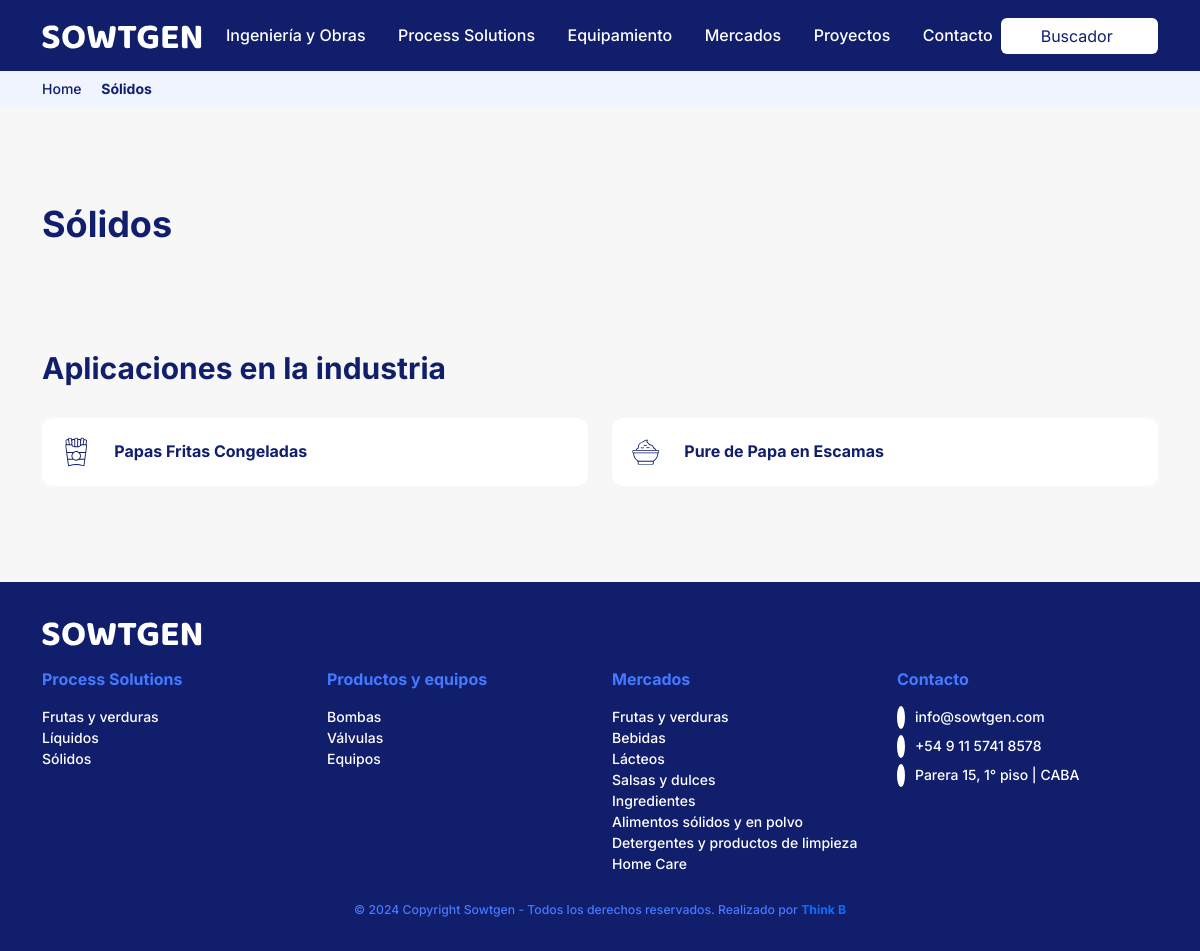
Screenshot of /process-solutions/solidos with the database file from the repository.
### tables this page shows
CREATE TABLE `process_solutions` (
  `id_process_solution` int(11) NOT NULL AUTO_INCREMENT,
  `titulo_process_solution` varchar(250) NOT NULL,
  `slug_process_solution` varchar(250) NOT NULL,
  `descripcion_corta_process_solution` varchar(500) NOT NULL,
  `foto_process_solution` varchar(500) NOT NULL,
  PRIMARY KEY (`id_process_solution`)
);

CREATE TABLE `industrias` (
  `id_industria` int(11) NOT NULL AUTO_INCREMENT,
  `titulo_industria` varchar(250) NOT NULL,
  `slug_industria` varchar(250) NOT NULL,
  `descripcion_corta_industria` varchar(500) NOT NULL,
  `foto_chica_industria` varchar(500) NOT NULL,
  `descripcion_industria` text NOT NULL,
  `foto_grande_industria` varchar(500) NOT NULL,
  `id_mercado` int(11) NOT NULL,
  `id_process_solution` int(11) NOT NULL,
  `icono_industria` varchar(500) NOT NULL,
  PRIMARY KEY (`id_industria`),
  KEY `fk_mercados_idx` (`id_mercado`),
  KEY `fk_process_solutions_idx` (`id_process_solution`),
  CONSTRAINT `fk_mercados` FOREIGN KEY (`id_mercado`) REFERENCES `mercados` (`id_mercado`) ON DELETE NO ACTION ON UPDATE NO ACTION,
  CONSTRAINT `fk_process_solutions` FOREIGN KEY (`id_process_solution`) REFERENCES `process_solutions` (`id_process_solution`) ON DELETE NO ACTION ON UPDATE NO ACTION
);

CREATE TABLE `paginas` (
  `id_pagina` int(11) NOT NULL AUTO_INCREMENT,
  `titulo_pagina` varchar(250) NOT NULL,
  `slug_pagina` varchar(250) NOT NULL,
  `descripcion_pagina` varchar(500) NOT NULL,
  PRIMARY KEY (`id_pagina`)
);

### controlador/controlador-process-solutions.php (called while the page is built, shortened)
<?php
require_once 'persistencia/persistencia_mysql.php';
function cargarProcessSolution($slug)
{
    $campos     = "*";
    $tabla      = "process_solutions";
    $criterio = "WHERE slug_process_solution = '" . $slug . "' LIMIT 1";
    $consulta   = obtenerPedido($campos, $tabla, $criterio);
    $retorno    = !empty($consulta) ? $consulta[0] : array();
    return $retorno;
}
function cargarProcessSolutions()
{
    $campos     = "*";
    $tabla      = "process_solutions";
    $criterio = " ORDER BY id_process_solution ASC";
    $consulta   = obtenerPedido($campos, $tabla, $criterio);
    $retorno    = !empty($consulta) ? $consulta : array();
    return $retorno;
}
?>

### persistencia/mySqlDb.php (called while the page is built, shortened)
<?php
function conectarDB()
{
    $_serverHost = SERVER_HOST_DB;
    $_userName = USER_NAME_DB;
    $_password = PASSWORD_DB;
    $_schema = SCHEMA_DB;
    $_char_set = CHAR_SET;
    $retorno = false;
    $conn = @mysqli_connect($_serverHost, $_userName ,$_password);
    if($conn == false)
    {
        $retorno = false;
    }
    else
    {
        $esquema = mysqli_select_db($conn, $_schema);
        if($esquema == false)
        {
            $retorno = false;
        }
        else
        {
            mysqli_set_charset($conn,$_char_set);
            $retorno = $conn;
        }
    }
    return $retorno;
}
function desconectarDB($conn)
{
    $retorno = false;
    if(mysqli_close($conn) == false)
    {
        $retorno = false;
    }
    else
    {
        $retorno = true;
    }
    return $retorno;
}
function ejecutarConsulta($query)
{
    $retorno = false;
    $conn = conectarDB();
    if($conn != false)
    {
        $resultado  = mysqli_query($conn,$query);
        if($resultado == false)
        {
           $retorno = false;
        }
        else
        {
            $retorno = $resultado;
        }
    }
    else
    {
        $retorno = false;
    }
    return $retorno;
}
function obtenerArray($resultado)
{
    $retorno = false;
    if($resultado != false)
    {
        $temp = mysqli_fetch_array($resultado);
        if($temp != false)
        {
            $filas 	= array();
            $indice	= 0;
            while($temp)
            {
                    $filas[$indice]	= $temp;
                    $temp = mysqli_fetch_array($resultado);
                    $indice++;
            }
            try
            {
                $retorno	= array();
                $indice     = 0;
                foreach($filas as $fila)
                {
					foreach($fila as $key => $val) {
						$retorno[$indice][$key] = $val;
					}
                    $indice++;
                }
            }catch(Exception $e)
            {
            }
        }
        else
        {
            $retorno = false;
        }
    }
    else
    {
        $retorno = false;
    }
    return $retorno;
}
?>

### persistencia/persistencia_mysql.php (called while the page is built, shortened)
<?php
require_once 'mySqlDb.php';
function obtenerPedido($campos, $tabla, $criterio = "", $inicio = -1, $tamanio = 0, $ordenarPor = "")
{
    $retorno = false;
    $query = "SELECT ".$campos." FROM ".$tabla." ".$criterio." ".$ordenarPor;
    $resultado  = ejecutarConsulta($query);
    $aux        = obtenerArray($resultado);
    if($aux != false)
    {
        $retorno = $aux;
    }
    else
    {
        $retorno = false;
    }
    return $retorno;
}
?>

### controlador/controlador-industrias.php (called while the page is built, shortened)
<?php
require_once 'persistencia/persistencia_mysql.php';
function cargarIndustriasProcessSolutions($id_process_solution)
{
    $campos     = "*";
    $tabla      = "industrias";
    $criterio = "WHERE id_process_solution = '" . $id_process_solution . "' ORDER BY id_industria ASC";
    $consulta   = obtenerPedido($campos, $tabla, $criterio);
    $retorno    = !empty($consulta) ? $consulta : array();
    return $retorno;
}
?>

### controlador/controlador-paginas.php (called while the page is built, shortened)
<?php
require_once 'persistencia/persistencia_mysql.php';
function cargarPagina($slug)
{
    $campos     = "*";
    $tabla      = "paginas";
    $criterio = "WHERE slug_pagina = '" . $slug . "' LIMIT 1";
    $consulta   = obtenerPedido($campos, $tabla, $criterio);
    $retorno    = !empty($consulta) ? $consulta[0] : array();
    return $retorno;
}
?>

### plantillas/plantilla-process-solutions.php (the view, shortened to what this page needs)
<?php
$processSolution = cargarProcessSolution($param);
$processSolutions = cargarProcessSolutions();
$paginaIndustria = cargarPagina('industrias');
$industrias = cargarIndustriasProcessSolutions($processSolution['id_process_solution']);
$title = $processSolution['titulo_process_solution'];
include_once 'header.php';
?>
<main class="flex-shrink-0">
  <section id="breadcrumbs">
    <div class="container">
      <div class="row">
        <div class="col my-2">
        <?php include_once 'breadcrumbs.php';?>
        </div>
      </div>
    </div>
  </section>
  <section class="py-5 py-lg-6">
    <div class="container">
      <div class="row">
        <div class="col">
          <h1><?php echo $title; ?></h1>
        </div>
      </div>
    </div>
  </section>
  <section class="pb-5 pb-lg-6">
    <div class="container">
    <div class="row">
        <div class="col">
          <h2>Aplicaciones en la industria</h2>
        </div>
      </div>
      <div class="row gy-4">
        <?php
          if(!empty($industrias)){
            if(isset($industrias)){
              foreach($industrias as $industria){
                echo '  <div class="col-12 col-lg-6 col-xxl-3">
                            <a href="'.BASE_PATH.'/'.$paginaIndustria['slug_pagina'].'/'.$industria['slug_industria'].'" class="white-box">
                              <img src="'.BASE_PATH.'/img/'.$paginaIndustria['slug_pagina'].'/'.$industria['slug_industria'].'/'.$industria['icono_industria'].'" alt="'.$industria['titulo_industria'].'" title="'.$industria['titulo_industria'].'" class="ms-3 my-3">
                              <h6 class="d-inline-block m-3">'.$industria['titulo_industria'].'</h6>
                            </a>
                        </div>';
              }
            }
          }
        ?>
      </div>
    </div>
  </section>
</main>

### index.php (shortened to what this page needs)
<?php
$url = isset($_GET['url']) ? $_GET['url'] : '/';
$routes = array(
  '' => 'pagina-principal.php',
  'ingenieria-y-obras' => 'ingenieria-y-obras.php',
  'process-solutions' => 'process-solutions.php',
  'mercados' => 'mercados.php',
  'productos' => 'productos.php',
  'ingenieria-y-obras/' => 'plantillas/plantilla-ingenieria-y-obras.php',
  'process-solutions/' => 'plantillas/plantilla-process-solutions.php',
  'mercados/' => 'plantillas/plantilla-mercados.php',
  'industrias/' => 'plantillas/plantilla-industrias.php',
  'equipos/' => 'plantillas/plantilla-maquinas.php',
);
require_once 'controlador/controlador-paginas.php';
require_once 'controlador/controlador-process-solutions.php';
require_once 'controlador/controlador-industrias.php';
if (array_key_exists($url, $routes)){
  include_once $routes[$url];
}
else{
  foreach($routes as $key => $value)
  {
    $urlArray = explode('/', $url);
    if(count($urlArray) > 1) {
      $param = $urlArray[count($urlArray) - 1];
      array_pop($urlArray);
      $base = implode('/', $urlArray).'/';
      if(stristr($key, $base) !== false) {
        include_once $routes[$base];
      }
    }
  }
}
include_once 'footer.php';

### breadcrumbs.php (shortened to what this page needs)
<?php
    echo '<a href="/">Home</a>';
    echo ' <i class="las la-angle-right mx-2"></i> <strong>' . $title . '</strong>';
?>

### css/styles.css (style rules this page uses)
body { color: #111E6C; background-color: #F7F7F7; font-family: "Inter", sans-serif; font-weight: 500; }
main { margin-top: 70px; }
.h1, .h2, .h3, .h4, .h5, .h6, h1, h2, h3, h4, h5, h6 { font-weight: 700; margin-bottom: 2rem; }
.h1, h1 { font-size: 36px; }
.h2, h2 { font-size: 30px; }
*::placeholder { color: #111E6C !important; }
@media (min-width: 992px) { .py-lg-6 { padding-top: 6rem !important; padding-bottom: 6rem !important; } }
@media (min-width: 992px) { .pb-lg-6 { padding-bottom: 6rem !important; } }
section { position: relative; }
#breadcrumbs { background-color: #EFF4FF; font-size: 14px; }
#breadcrumbs a { color: #111E6C; text-decoration: none; }
.white-box { display: block; height: 100%; background-color: white; border-radius: 12px; overflow: hidden; color: #111E6C; text-decoration: none; }

### rows the page displays
process_solutions: titulo_process_solution "Sólidos"
industrias: slug_industria+icono_industria (picture), titulo_industria "Papas Fritas Congeladas"
industrias: slug_industria+icono_industria (picture), titulo_industria "Pure de Papa en Escamas"
